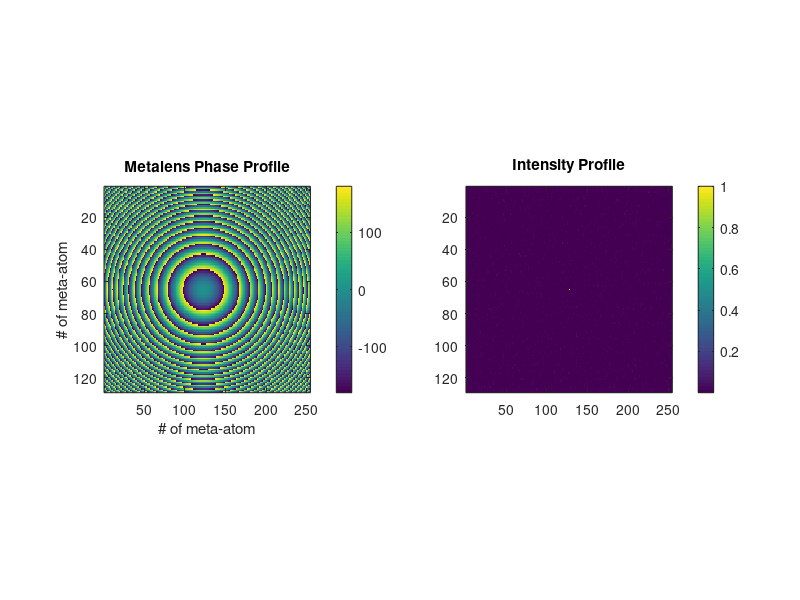
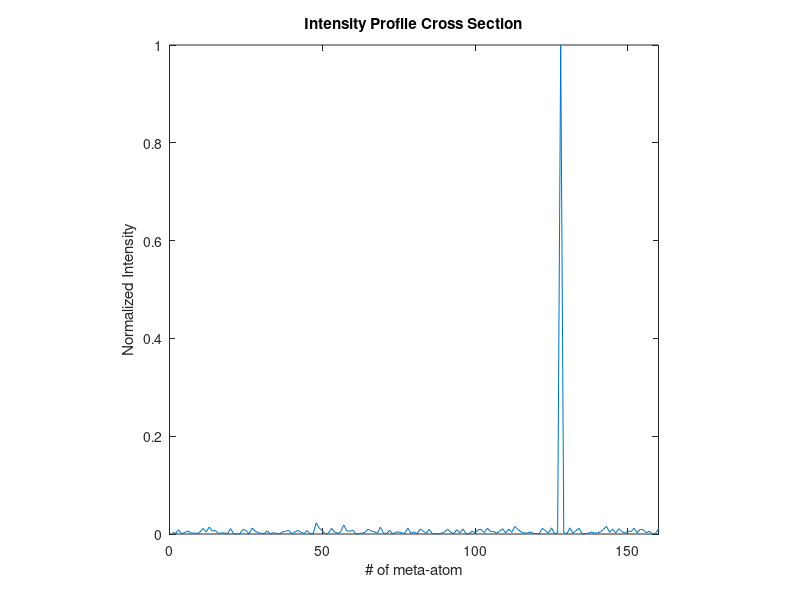

MATLAB code for these plots, in order: (Note: this script raises an error after producing the figures.)
% Metalense Phase Profile
%clear all

% 633 nm lambda
% 100 micron focal length
l = 633e-9;
f = 100e-6;
[x,y] = meshgrid(-40:0.315:40,-40:0.624:40);
% y= meshgrid(-40:0.415:40,-40:0.415:40);
[m, n] = size(x) ;

n_eff=2.025;
% % phi=importdata(phase_x.csv);
% Degrees
p = mod((360/l)*(f-sqrt((x*10^-6).^2+(y*10^-6).^2+f^2))-((n_eff*360*x*10^-6/l)),360);
% p = mod((360/l)*(-sqrt((x*10^-6).^2+(y*10^-6).^2+f^2)),360);
for i=1:size(x,1)
    for j=1:size(x,2)
        if(p(i,j)>180)
            p(i,j) = p(i,j)-360;
            % p(i,j)= p(i,j)- phi(i,j);
        end
    end
end

%phi = -1i*sind(p);
%Radians
%p = mod((-2*pi/l)*(f-sqrt((x*10^-6).^2+(y*10^-6).^2+f^2)),2*pi);
%for i=1:length(x)
%    for j=1:length(x)
%        if(p(i,j)>pi)
%            p(i,j) = p(i,j)-(2*pi);
%        end
%    end
%end
%p = -1i*p;

% Without modulus 
%p = -1i*(-2*pi/l)*(f-sqrt((x*10^-6).^2+(y*10^-6).^2+f^2));

% Calculate final phase portion of E-field
phi = exp(real(p)).*(cos(imag(p))+i*sin(imag(p)));
figure(1)
subplot(1,2,1)
imagesc(p)
colormap('default')
colorbar
title('Metalens Phase Profile')
xlabel('# of meta-atom')
ylabel('# of meta-atom')
view(2)
pbaspect([1 1 1])
% Fourier Transform
% Angular Spectrum
P = (fftshift(fft2(phi))).^2;
P = abs(P/max(P(:)));
%figure(2)
subplot(1,2,2)

imagesc(P)
title('Intensity Profile')
colormap('default')
colorbar

pbaspect([1 1 1])
figure(3)
%subplot(3,1,3)

plot(P(65,:))
title('Intensity Profile Cross Section')
xlabel('# of meta-atom')
ylabel('Normalized Intensity')
xlim([0 160])
pbaspect([1 1 1])
% Inverse Fourier Transform
%IP = (ifft2(P));
%figure(3)
%imagesc(real(IP))
%colormap('default')
%colorbar
        
% Remove side lobes
% option 1: airy phase and grating filter
%p = mod(((x+y).^3+(y-x).^3)*(0.5),360);
%[x,y] = meshgrid(-20:0.5:20,-20:0.1:20);
%[m, n] = size(x);
p = mod((360/l)*(f-sqrt((x*10^-6).^2+(y*10^-6).^2+f^2))-((n_eff*360*x*10^-6/l)),360);

for i=1:size(x,1)
    for j=1:size(x,2)
        if(p(i,j)>180)
            p(i,j) = p(i,j)-360;
        end
    end
end
writematrix(p,'phase_sic_633nm_try.txt');
writematrix(p,'phase_sic_633nm_try.csv');
figure(4)

imagesc(p)
colormap('jet')
colorbar
title('Metalens Phase Profile')
xlabel('# of meta-atom')
ylabel('# of meta-atom')
view(2)
phi = exp(real(p)).*(cos(imag(p))+i*sin(imag(p)));
P = (fftshift(fft2(phi))).^2;
figure(5)
imagesc(abs(P/max(P(:))))
title('Intensity Profile')
colormap('default')
colorbar

%Adding Linear phase grating
lim = 30; %where the filter starts
scale = 360; % filter scale
%[x,y] = meshgrid(-20:0.5:20,-20:0.5:20);
%[m, n] = size(x);
% p = mod((360/l)*(-sqrt((x*10^-6).^2+(y*10^-6).^2+f^2)-(n_eff*360*x/l)),360);

% p = mod((360/l)*(-sqrt((x*10^-6).^2+(y*10^-6).^2+f^2)+(n_eff*360*x*10^-6/l)),360);
p = mod((360/l)*(f-sqrt((x*10^-6).^2+(y*10^-6).^2+f^2)),360);
for i=1:length(x)
    for j=1:size(x,2)
        if abs(x(i,j))>=lim && abs(y(i,j))<=lim
            p(i,j) = mod((y(i,j)*scale),360);
        elseif abs(y(i,j))>=lim && abs(x(i,j))<=lim
            p(i,j) = mod((x(i,j)*scale),360);  
        elseif abs(y(i,j))>=lim && abs(x(i,j))>=lim
            if sign(x(i,j))==sign(y(i,j))
                p(i,j) = mod((((x(i,j))-y(i,j))*scale),360);
            else
                p(i,j) = mod((((x(i,j))+y(i,j))*scale),360);
            end
        end
        if(p(i,j)>180)
            p(i,j) = p(i,j)-360;
        end
    end
end
figure(6)
subplot(1,2,1)
imagesc(p)
colormap('default')
colorbar
title('Metalens Phase Profile')
xlabel('# of meta-atom')
ylabel('# of meta-atom')
view(2)
pbaspect([1 1 1])
phi = exp(real(p)).*(cos(imag(p))+i*sin(imag(p)));
P = (fftshift(fft2(phi)))^2;
P = abs(P/max(P(:)));
%figure(7)
subplot(1,2,2)
imagesc(P)
title('Intensity Profile')
colormap('default')
colorbar     
pbaspect([1 1 1])
figure(8)
plot(P(81,:))
title('Intensity Profile Cross Section')
xlabel('# of meta-atom')
ylabel('Normalized Intensity')     
xlim([0 160])
% Test out more filters
lim = 35; %where the filter starts
scale = 360/2; % filter scale
% p = mod((360/l)*(-sqrt((x*10^-6).^2+(y*10^-6).^2+f^2)-(n_eff*360*x*10^-6/l)),360);
p = mod((360/l)*(-sqrt((x*10^-6).^2+(y*10^-6).^2+f^2)),360);
for i=1:length(x)
    for j=1:length(x)
        dist = sqrt(x(i,j).^2+y(i,j).^2);
        if dist >= lim
            p(i,j) = 72*(mod(atand((y(i,j)./x(i,j))),5)-2.5);
        end
        if(p(i,j)>180)
            p(i,j) = p(i,j)-360;
        end
    end
end
figure(9)
imagesc(p)
writematrix(p,'phase_sic_633nm_corrected.txt');
colormap('default')
colorbar
title('Metalens Phase Profile')
xlabel('# of meta-atom')
ylabel('# of meta-atom')
view(2)
phi = exp(real(p)).*(cos(imag(p))+i*sin(imag(p)));
P = (fftshift(fft2(phi)))^2;
figure(10)
imagesc(abs(P/max(P(:))))
title('Intensity Profile')
colormap('default')
colorbar             
        
        